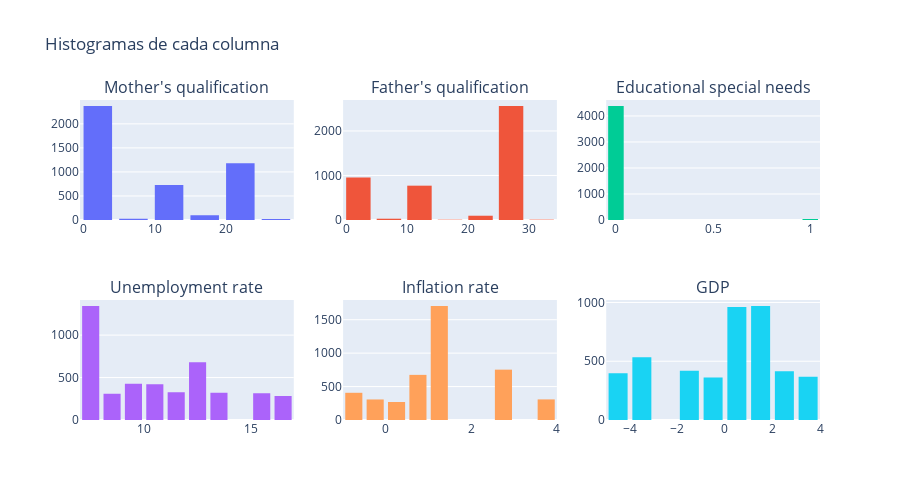

Write notebook code for a chart like this one.
### Code cell
# Crear dataframe sin la columna Target sólo con fines de graficación
df_moda = df_moda.iloc[:,0:6]

fig = make_subplots(rows=2, cols=3, subplot_titles=df_moda.columns)

for i, col in enumerate(df_moda.columns):
    ax = i//3 + 1
    ay = i%3 + 1
    fig.add_trace(go.Histogram(x=df_moda[col], name=col, nbinsx=11), ax, ay)
    
fig.update_layout(title='Histogramas de cada columna', bargap=0.2, height=500, width=900, showlegend=False)

### Figure 1 — Plotly figure (JSON) as saved in the notebook; plotly's stock layout.template omitted (floating-point values rounded to 4 significant figures; data arrays with more than 128 entries replaced by an {"elided": "..."} marker saying what was removed)
{"data": [{"name": "Mother's qualification", "nbinsx": 11, "type": "histogram", "x": {"elided": "4424 int values"}, "xaxis": "x", "yaxis": "y"}, {"name": "Father's qualification", "nbinsx": 11, "type": "histogram", "x": {"elided": "4424 int values"}, "xaxis": "x2", "yaxis": "y2"}, {"name": "Educational special needs", "nbinsx": 11, "type": "histogram", "x": {"elided": "4424 int values"}, "xaxis": "x3", "yaxis": "y3"}, {"name": "Unemployment rate", "nbinsx": 11, "type": "histogram", "x": {"elided": "4424 float values"}, "xaxis": "x4", "yaxis": "y4"}, {"name": "Inflation rate", "nbinsx": 11, "type": "histogram", "x": {"elided": "4424 float values"}, "xaxis": "x5", "yaxis": "y5"}, {"name": "GDP", "nbinsx": 11, "type": "histogram", "x": {"elided": "4424 float values"}, "xaxis": "x6", "yaxis": "y6"}], "layout": {"annotations": [{"font": {"size": 16}, "showarrow": false, "text": "Mother's qualification", "x": 0.1444, "xanchor": "center", "xref": "paper", "y": 1, "yanchor": "bottom", "yref": "paper"}, {"font": {"size": 16}, "showarrow": false, "text": "Father's qualification", "x": 0.5, "xanchor": "center", "xref": "paper", "y": 1, "yanchor": "bottom", "yref": "paper"}, {"font": {"size": 16}, "showarrow": false, "text": "Educational special needs", "x": 0.8556, "xanchor": "center", "xref": "paper", "y": 1, "yanchor": "bottom", "yref": "paper"}, {"font": {"size": 16}, "showarrow": false, "text": "Unemployment rate", "x": 0.1444, "xanchor": "center", "xref": "paper", "y": 0.375, "yanchor": "bottom", "yref": "paper"}, {"font": {"size": 16}, "showarrow": false, "text": "Inflation rate", "x": 0.5, "xanchor": "center", "xref": "paper", "y": 0.375, "yanchor": "bottom", "yref": "paper"}, {"font": {"size": 16}, "showarrow": false, "text": "GDP", "x": 0.8556, "xanchor": "center", "xref": "paper", "y": 0.375, "yanchor": "bottom", "yref": "paper"}], "bargap": 0.2, "height": 500, "showlegend": false, "title": {"text": "Histogramas de cada columna"}, "width": 900, "xaxis": {"anchor": "y", "domain": [0, 0.2889]}, "xaxis2": {"anchor": "y2", "domain": [0.3556, 0.6444]}, "xaxis3": {"anchor": "y3", "domain": [0.7111, 1]}, "xaxis4": {"anchor": "y4", "domain": [0, 0.2889]}, "xaxis5": {"anchor": "y5", "domain": [0.3556, 0.6444]}, "xaxis6": {"anchor": "y6", "domain": [0.7111, 1]}, "yaxis": {"anchor": "x", "domain": [0.625, 1]}, "yaxis2": {"anchor": "x2", "domain": [0.625, 1]}, "yaxis3": {"anchor": "x3", "domain": [0.625, 1]}, "yaxis4": {"anchor": "x4", "domain": [0, 0.375]}, "yaxis5": {"anchor": "x5", "domain": [0, 0.375]}, "yaxis6": {"anchor": "x6", "domain": [0, 0.375]}}}
